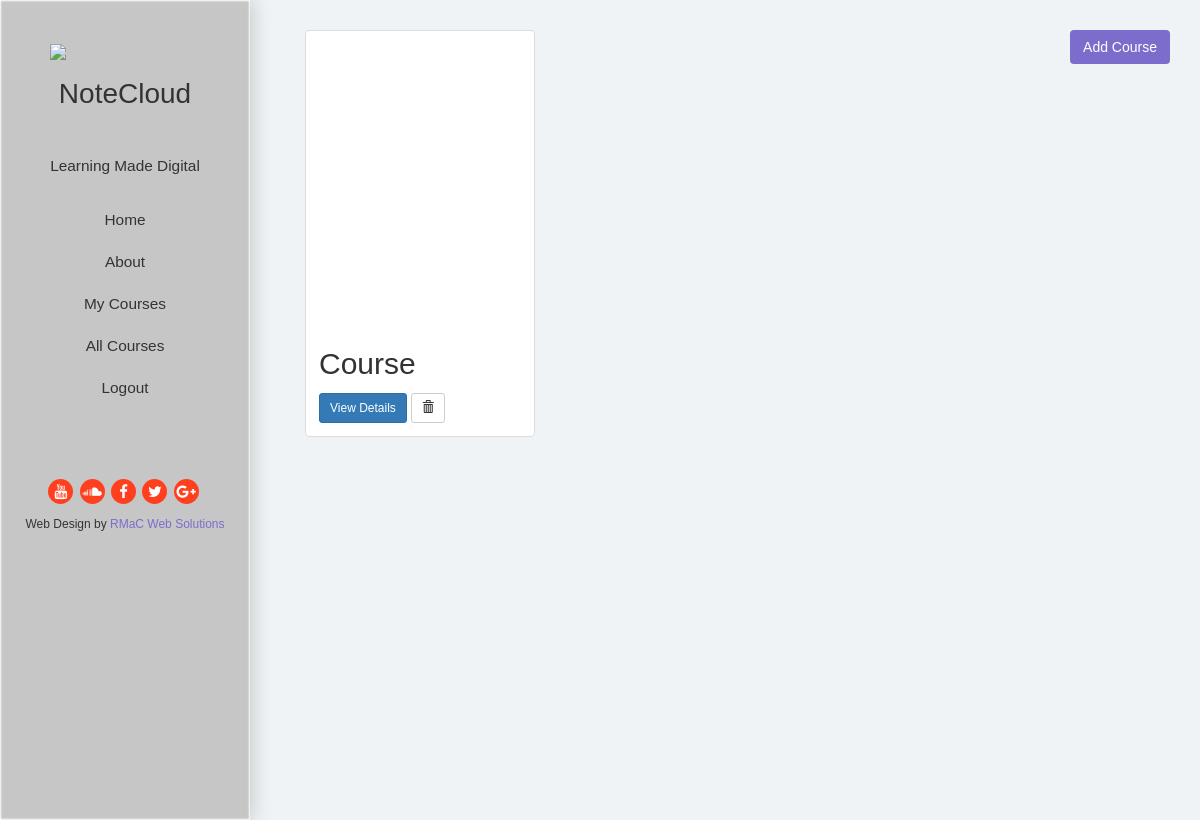
The page /courses/ (signed in) on the database as committed earlier.
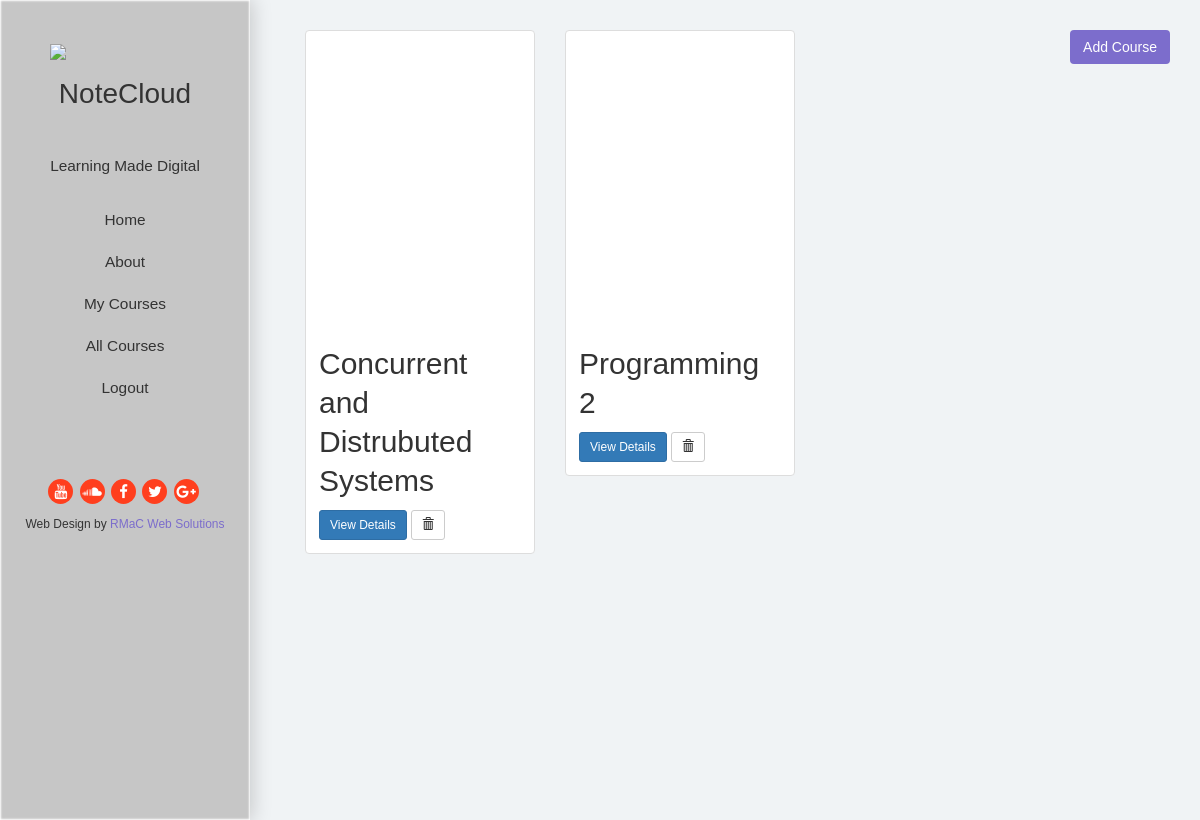
The same page on the database as committed later.
### courses/models.py (models this page shows, shortened)
class Course(models.Model):
    user = models.ForeignKey(User)
    courseName = models.CharField(max_length=200)
    field = models.CharField(max_length=100)
    course_logo = models.FileField()
    shortDesc = models.CharField(max_length=100, default='')
    courseDesc = models.CharField(max_length=500)
    favorites = GenericRelation(Favorite)

### courses/views.py (the view)
def index(request):
    if not request.user.is_authenticated():
        return render(request, 'accounts/login.html')
    else:
        courses = Course.objects.filter(user=request.user)
        lesson_results = Lesson.objects.all()
        query = request.GET.get("q")
        if query:
            courses = courses.filter(
                Q(courseName__icontains=query) |
                Q(field__icontains=query)
            ).distinct()
            lesson_results = lesson_results.filter(
                Q(lesson_title__icontains=query)
            ).distinct()
            return render(request, 'courses/index.html', {
                'courses': courses,
                'lessons': lesson_results,
            })
        else:
            return render(request, 'courses/index.html', {'courses': courses})

### courses/templates/courses/index.html (shortened to what this page needs)
{% extends "homepage/header.html" %}
{% block content %}
<div id="wrapper">
    <a class="float-lg-right btn addBtn" href="{% url 'courses:course-add' %}">Add Course</a>
    <div class="row">
        {% if courses %}
        {% for course in courses %}
        <div class="col-sm-4">
            <div class="thumbnail">
                <a href="{% url 'courses:detail' course.id %}">
                    <div class="backgroundimg" style="background-image:url({{ course.course_logo.url }})">
                    </div>
                </a>
                <div class="caption">
                    <h2>{{ course.courseName }}</h2>
                    <a href="{% url 'courses:detail' course.id %}" class="btn btn-primary btn-sm" role="button">View Details</a>
                    <form action="{% url 'courses:delete_course' course.id %}" method="post" style="display: inline;">
                        <button type="submit" class="btn btn-default btn-sm">
                            <span class="glyphicon glyphicon-trash"></span>
                        </button>
                    </form>
                </div>
            </div>
        </div>
        {% endfor %}
        {% endif %}
    </div>
</div>
{% endblock %}

Rows that differ between the two databases and show on the page:
removed Course: courseName "Course"
added Course: courseName "Concurrent and Distrubuted Systems"
added Course: courseName "Programming 2"
